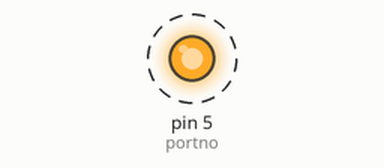
Recording of a sketch running on a simulated Arduino Uno, built with avr-gcc and run on an emulated ATmega328P. Parts: output pins drawn as LEDs (lit = HIGH). Dashed ring = blinking.

Above: at 0.2 s.
Timing chart, 0 to 3.0 s (numbered marks = the images above):
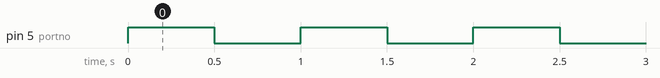

The sketch:

sketch_oct27a.ino
```cpp
int portno=5; //　デジタルポート番号

void setup() {
pinMode(portno,OUTPUT);
}

void loop() {
digitalWrite(portno,HIGH);
delay(500);
digitalWrite(portno,LOW);
delay(500);
}
```

Measured:
- by itself, pin 5 (portno): alternates HIGH for 0.50 s and LOW for 0.50 s
